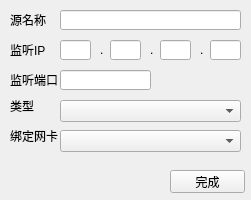
<?xml version="1.0" encoding="UTF-8"?>
<ui version="4.0">
 <class>marketDataSourceCfg</class>
 <widget class="QWidget" name="marketDataSourceCfg">
  <property name="geometry">
   <rect>
    <x>0</x>
    <y>0</y>
    <width>251</width>
    <height>200</height>
   </rect>
  </property>
  <property name="windowTitle">
   <string>marketDataSourceCfg</string>
  </property>
  <widget class="QLabel" name="label_ip">
   <property name="geometry">
    <rect>
     <x>10</x>
     <y>40</y>
     <width>51</width>
     <height>20</height>
    </rect>
   </property>
   <property name="text">
    <string>监听IP</string>
   </property>
  </widget>
  <widget class="QLineEdit" name="lineEdit_ip0">
   <property name="geometry">
    <rect>
     <x>60</x>
     <y>40</y>
     <width>31</width>
     <height>20</height>
    </rect>
   </property>
  </widget>
  <widget class="QLabel" name="label_port">
   <property name="geometry">
    <rect>
     <x>10</x>
     <y>70</y>
     <width>54</width>
     <height>20</height>
    </rect>
   </property>
   <property name="text">
    <string>监听端口</string>
   </property>
  </widget>
  <widget class="QLineEdit" name="lineEdit_port">
   <property name="geometry">
    <rect>
     <x>60</x>
     <y>70</y>
     <width>91</width>
     <height>20</height>
    </rect>
   </property>
  </widget>
  <widget class="QLabel" name="label_type">
   <property name="geometry">
    <rect>
     <x>10</x>
     <y>100</y>
     <width>54</width>
     <height>12</height>
    </rect>
   </property>
   <property name="text">
    <string>类型</string>
   </property>
  </widget>
  <widget class="QComboBox" name="comboBox_type">
   <property name="geometry">
    <rect>
     <x>60</x>
     <y>100</y>
     <width>181</width>
     <height>22</height>
    </rect>
   </property>
  </widget>
  <widget class="QLabel" name="label_name">
   <property name="geometry">
    <rect>
     <x>10</x>
     <y>10</y>
     <width>71</width>
     <height>20</height>
    </rect>
   </property>
   <property name="text">
    <string>源名称</string>
   </property>
  </widget>
  <widget class="QLineEdit" name="lineEdit_name">
   <property name="geometry">
    <rect>
     <x>60</x>
     <y>10</y>
     <width>181</width>
     <height>20</height>
    </rect>
   </property>
  </widget>
  <widget class="QLineEdit" name="lineEdit_ip1">
   <property name="geometry">
    <rect>
     <x>110</x>
     <y>40</y>
     <width>31</width>
     <height>20</height>
    </rect>
   </property>
  </widget>
  <widget class="QLineEdit" name="lineEdit_ip2">
   <property name="geometry">
    <rect>
     <x>160</x>
     <y>40</y>
     <width>31</width>
     <height>20</height>
    </rect>
   </property>
  </widget>
  <widget class="QLineEdit" name="lineEdit_ip3">
   <property name="geometry">
    <rect>
     <x>210</x>
     <y>40</y>
     <width>31</width>
     <height>20</height>
    </rect>
   </property>
  </widget>
  <widget class="QLabel" name="label_ip0">
   <property name="geometry">
    <rect>
     <x>100</x>
     <y>40</y>
     <width>16</width>
     <height>20</height>
    </rect>
   </property>
   <property name="text">
    <string>.</string>
   </property>
  </widget>
  <widget class="QLabel" name="label_ip1">
   <property name="geometry">
    <rect>
     <x>150</x>
     <y>40</y>
     <width>16</width>
     <height>20</height>
    </rect>
   </property>
   <property name="text">
    <string>.</string>
   </property>
  </widget>
  <widget class="QLabel" name="label_ip2">
   <property name="geometry">
    <rect>
     <x>200</x>
     <y>40</y>
     <width>16</width>
     <height>20</height>
    </rect>
   </property>
   <property name="text">
    <string>.</string>
   </property>
  </widget>
  <widget class="QPushButton" name="pushButton_edit">
   <property name="geometry">
    <rect>
     <x>170</x>
     <y>170</y>
     <width>75</width>
     <height>23</height>
    </rect>
   </property>
   <property name="text">
    <string>完成</string>
   </property>
  </widget>
  <widget class="QLabel" name="label">
   <property name="geometry">
    <rect>
     <x>10</x>
     <y>130</y>
     <width>54</width>
     <height>12</height>
    </rect>
   </property>
   <property name="text">
    <string>绑定网卡</string>
   </property>
  </widget>
  <widget class="QComboBox" name="comboBox_nic">
   <property name="geometry">
    <rect>
     <x>60</x>
     <y>130</y>
     <width>181</width>
     <height>22</height>
    </rect>
   </property>
  </widget>
 </widget>
 <tabstops>
  <tabstop>lineEdit_name</tabstop>
  <tabstop>lineEdit_ip0</tabstop>
  <tabstop>lineEdit_ip1</tabstop>
  <tabstop>lineEdit_ip2</tabstop>
  <tabstop>lineEdit_ip3</tabstop>
  <tabstop>lineEdit_port</tabstop>
  <tabstop>comboBox_type</tabstop>
  <tabstop>comboBox_nic</tabstop>
  <tabstop>pushButton_edit</tabstop>
 </tabstops>
 <resources/>
 <connections/>
</ui>
